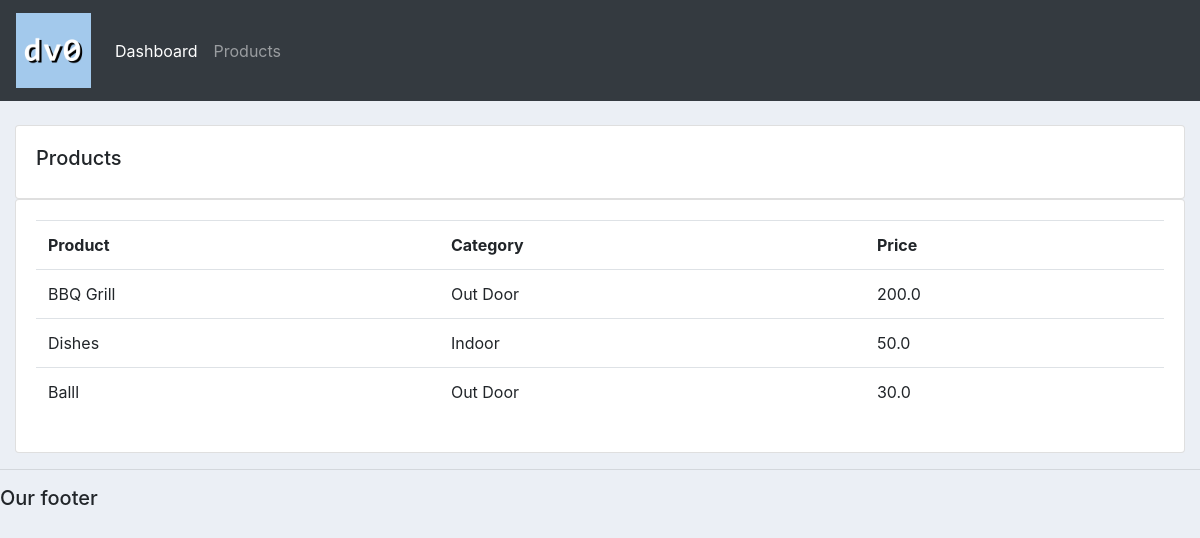
Screenshot of /products/ with the database file from the repository.
### accounts/models.py (models this page shows, shortened)
class Product(models.Model):
    CATEGORY = (
        ('Indoor', 'Indoor'),
        ('Out Door', 'Out Door'),
    )
    name = models.CharField(max_length=200, null=True)
    price = models.FloatField(null=True)
    category = models.CharField(max_length=200, null=True, choices=CATEGORY)
    description = models.CharField(max_length=200, null=True)
    date_created = models.DateTimeField(auto_now_add=True, null=True)
    tags = models.ManyToManyField(Tag)

### accounts/views.py (the view)
# urls.py: path('products/', views.products, name="products"),
def products(request):
	products = Product.objects.all()
	return render(request, 'accounts/products.html', {'products':products})

### accounts/templates/accounts/products.html
{%  extends 'accounts/main.html' %}
{% block content %}
		<br>
		<div class="row">
			<div class="col-md">
				<div class="card card-body">
					<h5>Products</h5>
				</div>
				<div class="card card-body">
					<table class="table">
						<tr>
							<th>Product</th>
							<th>Category</th>
							<th>Price</th>
						</tr>
						{% for i in products %}
							<tr>
								<td>{{i.name}}</td>
								<td>{{i.category}}</td>
								<td>{{i.price}}</td>
						</tr>
						{% endfor %}
					</table>
				</div>
			</div>
		</div>
{% endblock content %}

### static/css/main.css (style rules this page uses)
body { background-color: #ebeff5; }

### rows the page displays
Product: name "BBQ Grill", category "Out Door", price "200.0"
Product: name "Dishes", category "Indoor", price "50.0"
Product: name "Balll", category "Out Door", price "30.0"
